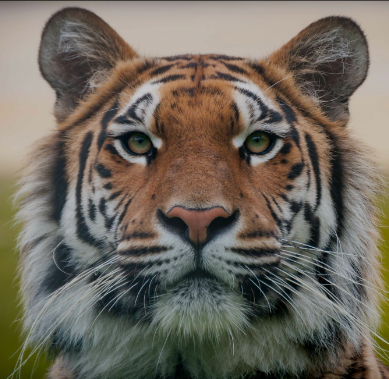
%> input picture CENG371/HW/HW3/tiger.png, 389 x 379 px
$ octave hw3_q2.m   (GNU Octave 9; MATLAB toolbox functions it lacks are replaced by stand-ins)
%> lines starting %> are read from the running program, lines starting %| are printed output that depends on the picture
I = imread('tiger.png');
%> I is the input picture: size 379x389x3 uint8; mean R, G, B 111.8, 105.2, 94.2
I = rgb2gray(I);
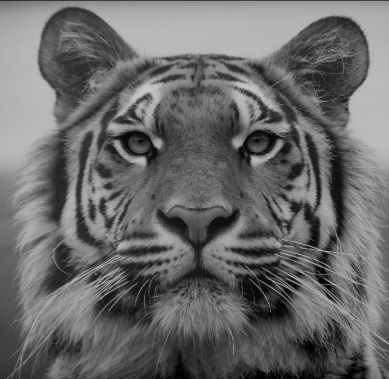
%> I: size 379x389 uint8; min 0, max 201, mean 105.9

% Convert image matrix to double precision
I = double(I);
%> I: size 379x389 double

% Perform SVD
[U, S, V] = svd(I);

% Get the size of the image
[rows, columns] = size(I);
%> rows = 379; columns = 389
r = min(rows,columns);
%> r = 379

% Compute low-rank approximations for various values of k
kValues = [r/2, r-10];
%> kValues = [189.5 369]
approximations = cell(1, r);
for k = 1:r
    A_k = U(:, 1:r-k) * S(1:r-k, 1:r-k) * V(:, 1:r-k)';
    approximations{k} = A_k;
end
%> after the loop, approximations = 379 items

% Display the original image
figure;
subplot(1, numel(kValues) + 1, 1);
imshow(uint8(I));
title('Original Image');

% Display the approximated images for specified values of k
for i = 1:numel(kValues)
    subplot(1, numel(kValues) + 1, i + 1);
    imshow(uint8(approximations{round(kValues(i))}));
    title(['k = ' num2str(kValues(i))]);
end
%> this loop made 2 passes
%> pass 2, `imshow(uint8(approximations{round(kValues(i))}));`:
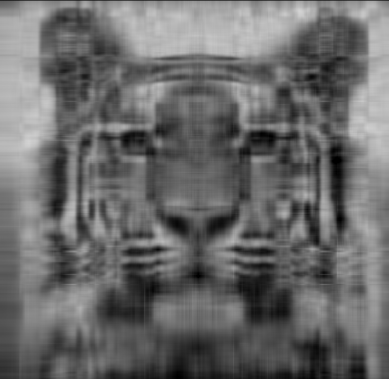
%> displayed picture: size 379x389, on the screen's scale of 0 to 255; min 0, max 211, mean 106

% Calculate S_k
singularValues(1:r) = diag(S(1:r, 1:r));
singularValues = sort(singularValues, 'ascend');
%> singularValues = 379 values from 0.74 to 42223.6
singularValuesSquared = singularValues.^2;
%> singularValuesSquared = 379 values from 0.548 to 1.78e+09
cumulativeSum = cumsum(singularValuesSquared);
%> cumulativeSum = 379 values from 0.548 to 1.98e+09
S_k = sqrt(cumulativeSum);
%> S_k = 379 values from 0.74 to 44486.2

% Calculate Errors
errors = zeros(r, 1);
for i=1:r
    errors(i) = norm(I - approximations{i}, 'fro');
end
%> after the loop, errors = 379 values from 0.74 to 44486.2

% Plot both S(k) and errors for k
figure;
loglog(1:r, S_k, 'r-', 'LineWidth', 2);
hold on;
loglog(1:r, errors, 'y--', 'LineWidth', 2);
xlabel('k');
ylabel('S_k & Errors');
title('S_k & Errors vs k');
legend('Location', 'Best');
grid on;
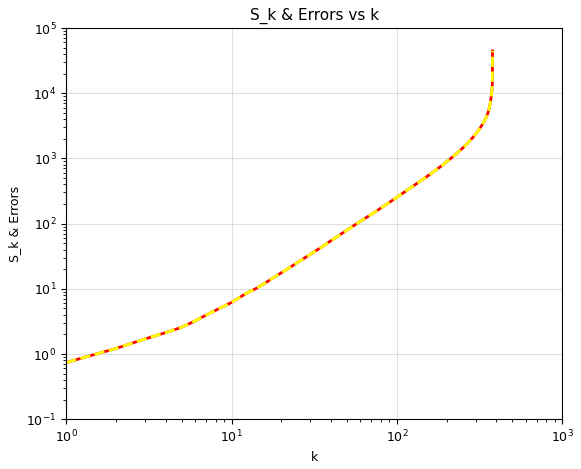
%> figure redrawn from the program's plot data; curve peaks at x = 379, y = 44486.2
hold off;
